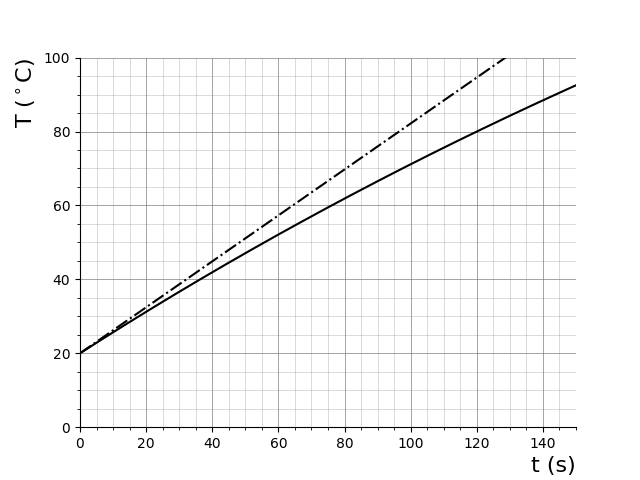

Generate this figure with Python:
# Open this file with jeroenvantilburg.nl/ppg or any python environment
import matplotlib.pyplot as plt # do not modify; required by ppg
import numpy as np

# Create a numpy array of 500 entries with exponential decay
x = np.linspace(0, 150, 500)

T0 = 20
P = 2100
k = 8
m = 1.75
c = 1930 # specific heat

y = np.array(P/k + (T0 - P/k)*(np.exp(-k*x/(m*c))))

rc = np.array( T0 + P/(c*m)*x )

# Create the plot
fig, ax = plt.subplots()
ax.plot(x, y, color = 'black')
ax.plot(x, rc, color = 'black', linestyle = 'dashdot')

# Set the axis
ax.set_xlabel("t (s)", loc='right', fontsize=16)
ax.set_ylabel(r"T ($^\circ$C)", loc='top', fontsize=16)
ax.set_xlim([0, 150])
ax.set_ylim([0, 100])

# Show the major and minor grid lines
ax.minorticks_on()
ax.grid(which='major', color="grey", alpha=1, lw=0.5)
ax.grid(which='minor', color="grey", alpha=0.5, lw=0.4)

# Remove upper and right axes
ax.spines['right'].set_color('none')
ax.spines['top'].set_color('none')

plt.show() # last line; do not modify; required by ppg
